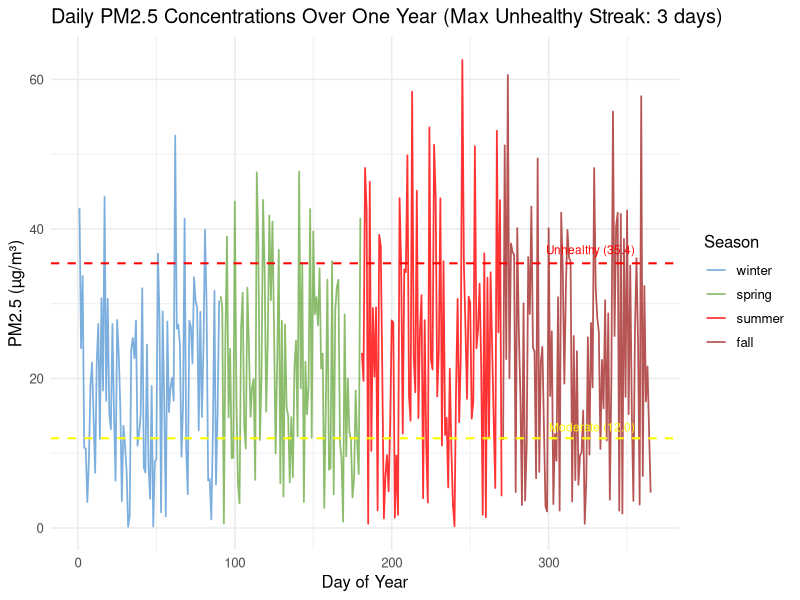
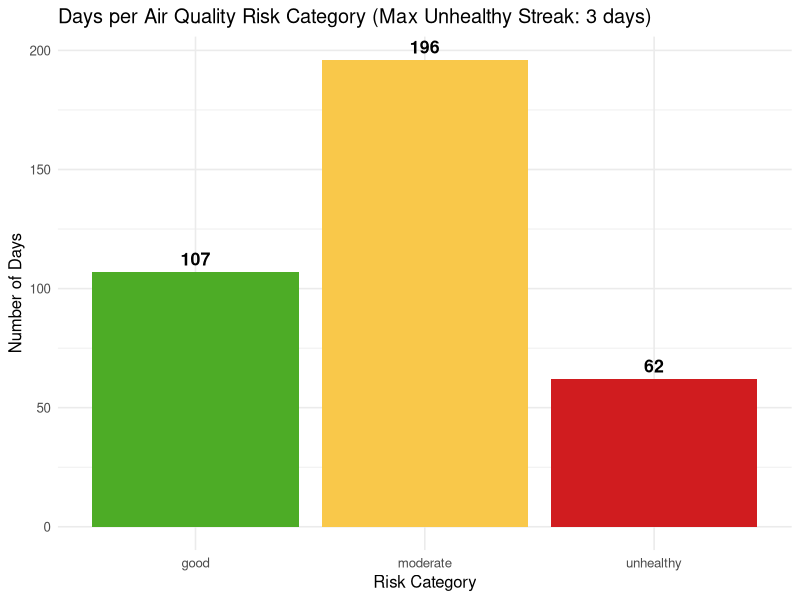

R code for these plots, in order:
# This'll be the starting analysis
library(tidyverse)

day <- seq(1, 365, 1)

#Create normal distribution of pm2.5 values
pm25 <- rnorm(365, mean = 20, sd = 15) #we can change the mean and sd if we want
pm25 <- abs(pm25) #convert negative values to positive

#Not sure if we need this so I left it out but this was a good idea
seasonal_mean <- ifelse(day <= 90, 35,        # winter: elevated
                        ifelse(day <= 180, 12,        # spring: cleaner
                               ifelse(day <= 270, 5,         # summer: cleanest
                                      15)))       # fall: rising again

season <- ifelse(day <= 90,  "winter",
                 ifelse(day <= 180, "spring",
                        ifelse(day <= 270, "summer",
                               "fall")))
season <- factor(season, levels = c("winter", "spring", "summer", "fall"))

Air_Quality <- data.frame(
  day = day,
  season = season,
  pm25 = pm25,
  risk = NA
)

#Create counter variables for unhealthy streak
unhealthy_streak = 0
max_unhealthy_streak = 0

#Find risk
for (i in 1:nrow(Air_Quality)){
  Air_Quality$risk[i] <- ifelse(Air_Quality$pm25[i] <= 12, "good",
         ifelse(Air_Quality$pm25[i] <= 35.4, "moderate",
               "unhealthy"))
  
  #Add 1 to the current streak if air quality is unhealthy, otherwise reset to 0
  unhealthy_streak <- ifelse(Air_Quality$risk[i] == "unhealthy",
                             unhealthy_streak + 1,
                             0)
  
  #Reset max streak if the current streak is longer
  max_unhealthy_streak <- ifelse(unhealthy_streak > max_unhealthy_streak,
                                 unhealthy_streak,
                                 max_unhealthy_streak) #sorry this is so cursed
}
#maximum unhealthy streak
max_unhealthy_streak

# Seasonal unhealthy with 'for' loop

seasons <- levels(Air_Quality$season)
unhealthy_by_season <- setNames(integer(length(seasons)), seasons)

for (s in seasons) {
  season_subset <- Air_Quality[Air_Quality$season == s, ]
  unhealthy_by_season[s] <- sum(season_subset$risk == "unhealthy")
}

unhealthy_by_season

# Plot 1: PM2.5 time series colored by season
plot1_title <- sprintf(
  "Daily PM2.5 Concentrations Over One Year (Max Unhealthy Streak: %d days)",
  max_unhealthy_streak
)

ggplot(Air_Quality, aes(x = day, y = pm25, color = season)) +
  geom_line(linewidth = 0.6, alpha = 0.8) +
  geom_hline(yintercept = 35.4, linetype = "dashed",
             color = "red", linewidth = 0.7) +
  geom_hline(yintercept = 12, linetype = "dashed",
             color = "yellow", linewidth = 0.7) +
  annotate("text", x = 355, y = 37.2, label = "Unhealthy (35.4)",
           color = "red", size = 3, hjust = 1) +
  annotate("text", x = 355, y = 13.5, label = "Moderate (12.0)",
           color = "yellow", size = 3, hjust = 1) +
  scale_color_manual(values = c(
    winter = "#5b9bd5",
    spring = "#70ad47",
    summer = "red",
    fall   = "brown"
  )) +
  labs(title = plot1_title, x = "Day of Year",
       y = "PM2.5 (µg/m³)", color = "Season") +
  theme_minimal(base_size = 12)


# Plot 2: Bar chart of days per risk category
plot2_title <- sprintf(
  "Days per Air Quality Risk Category (Max Unhealthy Streak: %d days)",
  max_unhealthy_streak
)

Air_Quality$risk <- factor(Air_Quality$risk,
                           levels = c("good", "moderate", "unhealthy"))

ggplot(Air_Quality, aes(x = risk, fill = risk)) +
  geom_bar() +
  geom_text(stat = "count", aes(label = after_stat(count)),
            vjust = -0.5, size = 4.5, fontface = "bold") +
  scale_fill_manual(values = c(
    good      = "#4dac26",
    moderate  = "#f9c84a",
    unhealthy = "#d01c1f"
  )) +
  labs(title = plot2_title, x = "Risk Category", y = "Number of Days") +
  theme_minimal(base_size = 12) +
  theme(legend.position = "none")
